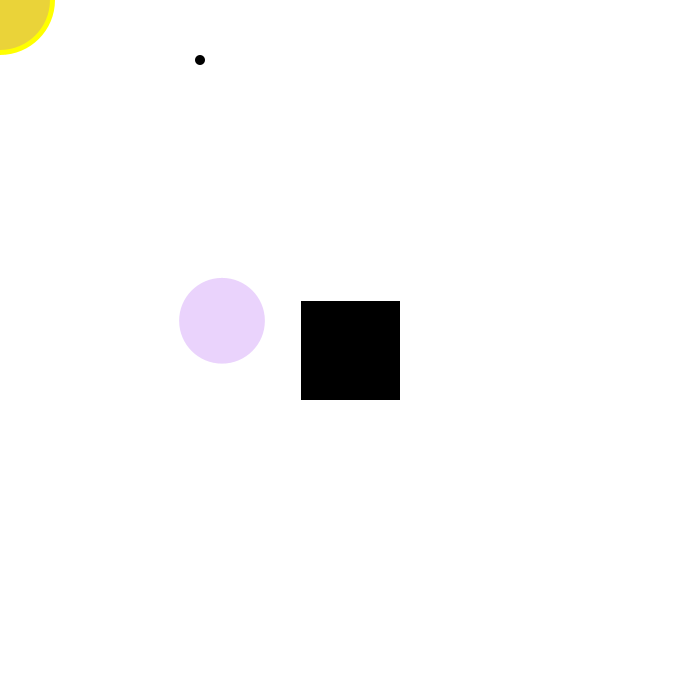
Frame 1 (no input)
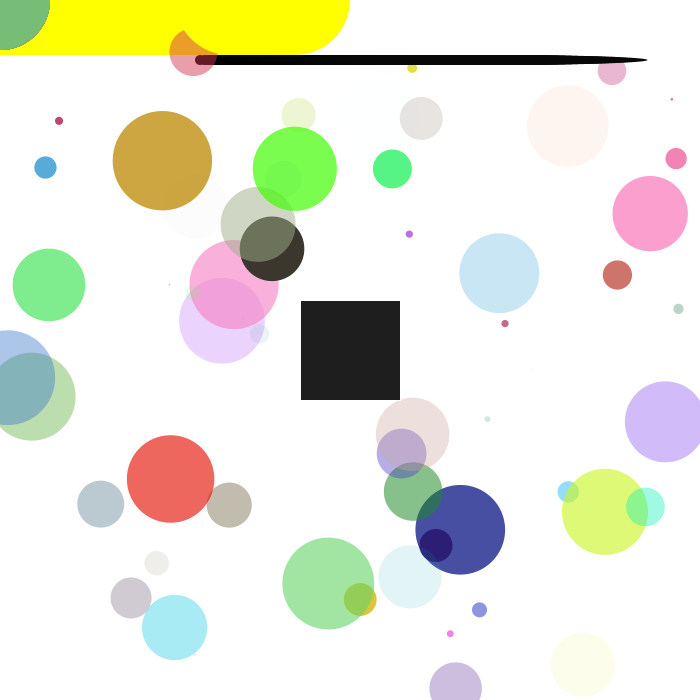
Frame 60 (the mouse pressed at the canvas centre just before this capture)
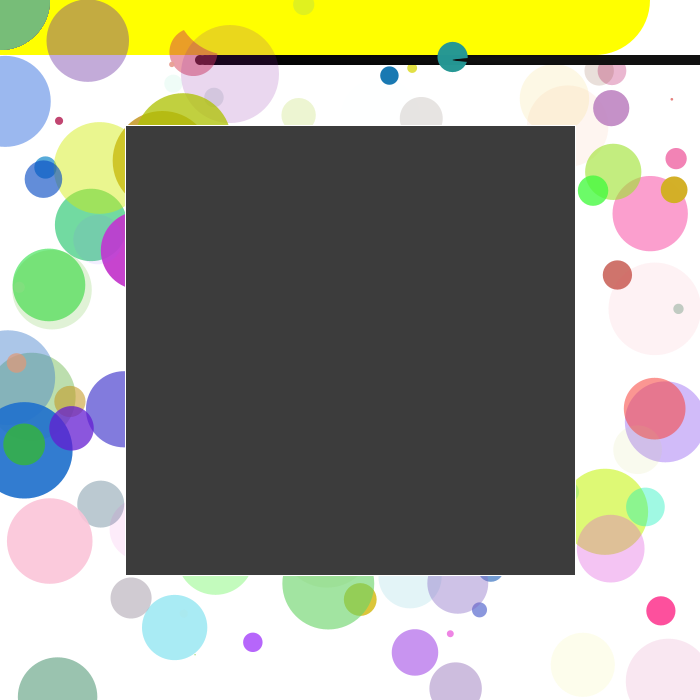
Frame 120 (the mouse held since frame 60 and released just before this capture)

The Processing sketch that drew these frames (run headless with seeded random() and noise(); from frame 60 on, the mouse is pressed at the canvas centre):

// Processing sketch: processing_147271
// ── processing_147271.pde

int c = 0; // x location of square
int d = 0; // y location of square

int speed = 5; //speed of square

int state = 0; //this is what allows ellipse to follow edge of the screen             

float r;
float g;
float b;
float a;

float diam;
float x;
float y;

void setup() {
  size(700,700);
  background(255);                     //background will be white so allow circles to leave a print
  
}
void draw() {
 
// display the cricle
 
  noStroke();
  fill(255,255,0);
  ellipse(c,d,110,110);
  
// expanding and reducing circle
  
  fill(frameCount/7); //changes from black to white and removes fill
  ellipse(c+200, d+60,c+10, d+10);
 
// instructions for yellow circle move around the screen

  if (state == 0) { //if the state is 0 move to the right
   c = c + speed;
   if (c > width-10) { //if, while the state is 0, it reaches the right side of the wndow, then change the state to 1
    c = width-10;       //keeps repeating for all states
    state = 1;
  }
  } else if (state ==1) {
    d = d + speed;
     if (d > height-10) { //if, while the state is 0, it reaches the right side of the wndow, then change the state to 1
    d = height-10;       //also repeats for all states
      state = 2;
    }
    } else if (state ==2) {
    c = c - speed;
    if (c <0) {
      c = 0;
      state = 3;
    }
  } else if (state == 3) {
    d = d - speed;
    if (d < 0) {
      d = 0;
      state = 0;
    }
  } 
  
// all variables with be set with random values  
  
  r = random(255);
  g = random(255);
  b = random(255);
  a = random(255);
  diam =random(100);
  x = random(width);
  y = random(height);
  
  // this brings up the random ellipses on screen
  
  noStroke();
  fill(r,g,b,a);
  ellipse(x,y,diam,diam);
  
  // random moving ellsipse, followes mouse movement
  
  smooth();
  noStroke(); 
  fill(r,g,b,a);
  ellipse(mouseX,mouseY,100,100);
  
  //expanding rectangle
  
  stroke(255);
  fill(frameCount/2); //rectangle turns from black to white and removes fill
  rectMode(CENTER);
  rect(width/2,height/2,mouseX+100,mouseY+100); // expanding rectangle will stays in the middle
  
  
    
}


    
